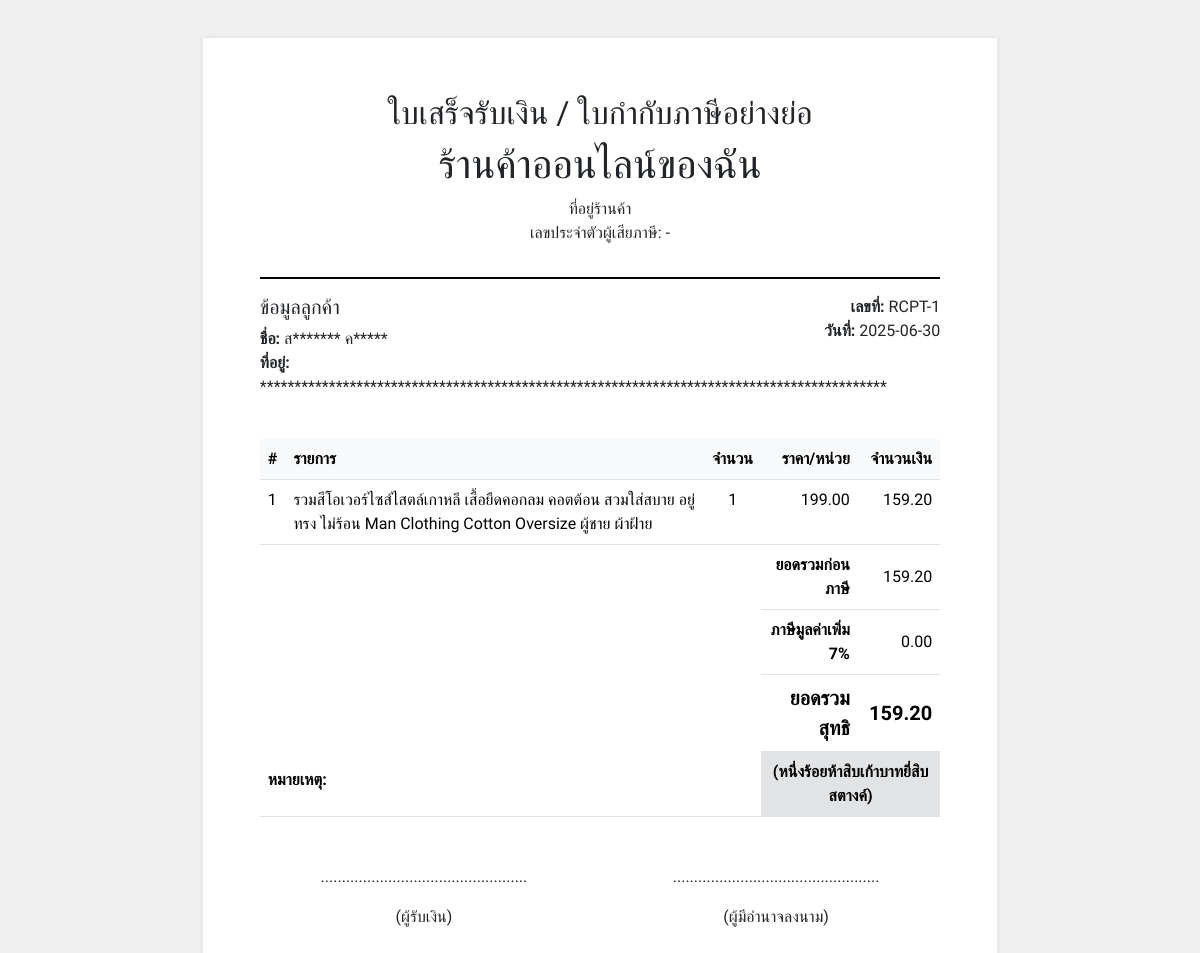
/orders/view/1/receipt (signed in), run on the app's committed database.
### tables this page shows
CREATE TABLE settings (setting_name TEXT PRIMARY KEY, setting_value TEXT);

CREATE TABLE customers (
                id INTEGER PRIMARY KEY AUTOINCREMENT, first_name TEXT NOT NULL, last_name TEXT,
                email TEXT, phone TEXT, address TEXT, date_of_birth TEXT, created_at TEXT
            );

CREATE TABLE orders (
                id INTEGER PRIMARY KEY AUTOINCREMENT, customer_id INTEGER NOT NULL, order_date TEXT NOT NULL,
                subtotal_before_discount REAL NOT NULL DEFAULT 0,
                item_discount_total REAL NOT NULL DEFAULT 0,
                discount_amount REAL NOT NULL DEFAULT 0,
                global_discount_percentage REAL DEFAULT 0, 
                vat_percentage REAL DEFAULT 0,
                tax_amount REAL DEFAULT 0,
                total_amount REAL NOT NULL DEFAULT 0,
                status TEXT NOT NULL, 
                payment_status TEXT NOT NULL DEFAULT 'ยังไม่ชำระ', 
                tracking_no TEXT,
                tracking_provider TEXT, 
                buyer_notes TEXT, 
                payment_method_id INTEGER, 
                sales_channel_id INTEGER,
                pack_video_filename TEXT, 
                paid_time TEXT, 
                shipped_time TEXT, 
                delivered_time TEXT,
                shipping_fee REAL DEFAULT 0, 
                platform_total_amount REAL DEFAULT 0,
                FOREIGN KEY (customer_id) REFERENCES customers(id), 
                FOREIGN KEY (payment_method_id) REFERENCES payment_methods(id),
                FOREIGN KEY (sales_channel_id) REFERENCES sales_channels(id)
            );

CREATE TABLE order_items (
                id INTEGER PRIMARY KEY AUTOINCREMENT, order_id INTEGER NOT NULL, product_id INTEGER NOT NULL,
                quantity INTEGER NOT NULL, unit_price REAL NOT NULL, discount REAL DEFAULT 0,
                platform_discount REAL DEFAULT 0, seller_discount REAL DEFAULT 0,
                FOREIGN KEY (order_id) REFERENCES orders(id), FOREIGN KEY (product_id) REFERENCES products(id)
            );

CREATE TABLE products (
                id INTEGER PRIMARY KEY AUTOINCREMENT, name TEXT NOT NULL, description TEXT,
                price REAL NOT NULL, cost REAL NOT NULL DEFAULT 0.0,
                stock INTEGER NOT NULL, sku TEXT UNIQUE, category TEXT, color TEXT, size TEXT,
                image_filename TEXT, created_at TEXT
            );

### routes/order.py (the view)
@order_bp.route('/view/<int:id>/receipt')
@login_required
def receipt(id):
    with get_db() as conn:
        shop_info = {
            'name': get_setting('shop_name'),
            'address': get_setting('shop_address'),
            'tax_id': get_setting('shop_tax_id')
        }
        order_data = conn.execute("""
            SELECT o.*, c.first_name, c.address as customer_address
            FROM orders o JOIN customers c ON o.customer_id = c.id
            WHERE o.id = ?
        """, (id,)).fetchone()
        if not order_data:
            flash('ไม่พบคำสั่งซื้อ!', 'danger')
            return redirect(url_for('order.orders_list'))
        order_details = dict(order_data)
        order_details['product_items'] = conn.execute("""
            SELECT oi.quantity, p.name as product_name, oi.unit_price,
                   ((oi.quantity * oi.unit_price) - oi.discount) as item_total
            FROM order_items oi JOIN products p ON oi.product_id = p.id
            WHERE oi.order_id = ?
        """, (id,)).fetchall()
        subtotal_before_tax = order_details['total_amount'] - order_details['tax_amount']
        grand_total_text = num_to_thai_text(order_details['total_amount'])
    return render_template(
        'receipt_template.html',
        order=order_details,
        shop=shop_info,
        subtotal_before_tax=subtotal_before_tax,
        grand_total_text=grand_total_text
    )

### app.py (called while the page is built)
@app.context_processor
def inject_datetime():
    return dict(datetime=datetime)

### database.py (called while the page is built)
def get_db():
    db = sqlite3.connect(current_app.config['DATABASE'])
    db.row_factory = sqlite3.Row
    return db

def get_setting(setting_name):
    with get_db() as conn:
        c = conn.cursor()
        c.execute('SELECT setting_value FROM settings WHERE setting_name = ?', (setting_name,))
        value = c.fetchone()
        return value[0] if value else None

### routes/auth.py (called while the page is built)
@auth_bp.before_app_request
def load_logged_in_user():
    user_id = session.get('user_id')
    if user_id is None:
        current_app.user = None
    else:
        with get_db() as conn:
            current_app.user = conn.execute('SELECT * FROM users WHERE id = ?', (user_id,)).fetchone()

### routes/utils.py (called while the page is built)
def login_required(view):
    @functools.wraps(view)
    def wrapped_view(**kwargs):
        if 'user_id' not in session:
            flash('กรุณาเข้าสู่ระบบก่อน', 'warning')
            return redirect(url_for('auth.login'))
        return view(**kwargs)
    return wrapped_view

### Templates/receipt_template.html (shortened to what this page needs)
<!DOCTYPE html>
<html lang="th">
<head>
    <link href="https://cdn.jsdelivr.net/npm/bootstrap@5.3.3/dist/css/bootstrap.min.css" rel="stylesheet">
</head>
<body>
    <div class="receipt-container">
        <div class="header">
            <h2>ใบเสร็จรับเงิน / ใบกำกับภาษีอย่างย่อ</h2>
            <h1>{{ shop.name }}</h1>
            <p class="mb-0">{{ shop.address }}</p>
            <p>เลขประจำตัวผู้เสียภาษี: {{ shop.tax_id }}</p>
        </div>
        <div class="row mb-4">
            <div class="col-8">
                <h5>ข้อมูลลูกค้า</h5>
                <p><strong>ชื่อ:</strong> {{ order.first_name }}<br>
                   <strong>ที่อยู่:</strong> {{ order.customer_address }}</p>
            </div>
            <div class="col-4 text-end">
                <p><strong>เลขที่:</strong> RCPT-{{ order.id }}<br>
                   <strong>วันที่:</strong> {{ order.order_date.split('T')[0] }}</p>
            </div>
        </div>
        <table class="table">
            <thead class="table-light">
                <tr><th>#</th><th>รายการ</th><th class="text-center">จำนวน</th><th class="text-end">ราคา/หน่วย</th><th class="text-end">จำนวนเงิน</th></tr>
            </thead>
            <tbody>
                {% for item in order.product_items %}
                <tr>
                    <td>{{ loop.index }}</td>
                    <td>{{ item.product_name }}</td>
                    <td class="text-center">{{ item.quantity }}</td>
                    <td class="text-end">{{ "%.2f"|format(item.unit_price) }}</td>
                    <td class="text-end">{{ "%.2f"|format(item.item_total) }}</td>
                </tr>
                {% endfor %}
            </tbody>
            <tfoot>
                <tr>
                    <td colspan="3" rowspan="4" class="align-bottom">
                        <p><strong>หมายเหตุ:</strong></p>
                    </td>
                    <td class="text-end"><strong>ยอดรวมก่อนภาษี</strong></td>
                    <td class="text-end">{{ "%.2f"|format(subtotal_before_tax) }}</td>
                </tr>
                <tr>
                    <td class="text-end"><strong>ภาษีมูลค่าเพิ่ม 7%</strong></td>
                    <td class="text-end">{{ "%.2f"|format(order.tax_amount) }}</td>
                </tr>
                <tr class="fs-5">
                    <td class="text-end"><strong>ยอดรวมสุทธิ</strong></td>
                    <td class="text-end fw-bold">{{ "%.2f"|format(order.total_amount) }}</td>
                </tr>
                <tr class="fs-6 table-secondary">
                    <td colspan="2" class="text-center fw-bold">({{ grand_total_text }})</td>
                </tr>
            </tfoot>
        </table>
        <div class="row mt-5">
            <div class="col-6 text-center">
                <p>.................................................</p>
                <p>(ผู้รับเงิน)</p>
            </div>
            <div class="col-6 text-center">
                <p>.................................................</p>
                <p>(ผู้มีอำนาจลงนาม)</p>
            </div>
        </div>
    </div>
</body>
</html>

### Templates/receipt_template.html (style rules this page uses)
body { font-family: 'Sarabun', sans-serif; background: #f0f0f0; }
.receipt-container { width: 210mm; min-height: 297mm; padding: 1.5cm; margin: 1cm auto; background: white; box-shadow: 0 0 5px rgba(0,0,0,0.1); }
.header { text-align: center; border-bottom: 2px solid #000; padding-bottom: 1rem; margin-bottom: 1rem; }
.table th, .table td { border-color: #dee2e6 !important; }

### data on the page
settings: name "ร้านค้าออนไลน์ของฉัน"
settings: address "ที่อยู่ร้านค้า"
customers: first_name "ส******* ค*****", customer_address "*******************************************************************************************"
orders: id "1", order_date "2025-06-30", tax_amount "0.00", total_amount "159.20"
order_items: product_name "รวมสีโอเวอร์ไซส์ไสตล์เกาหลี เสื้อยืดคอกลม คอตต้อน สวมใส่สบาย อยู่ทรง ไม่ร้อน Man Clothing Cotton Oversize ผู้ชาย ผ้าฝ้าย", quantity "1", unit_price "199.00", item_total "159.20"

### other printed values
{{ shop.tax_id }} "-"
{{ "%.2f"|format(subtotal_before_tax) }} "159.20"
{{ grand_total_text }} "หนึ่งร้อยห้าสิบเก้าบาทยี่สิบสตางค์"
